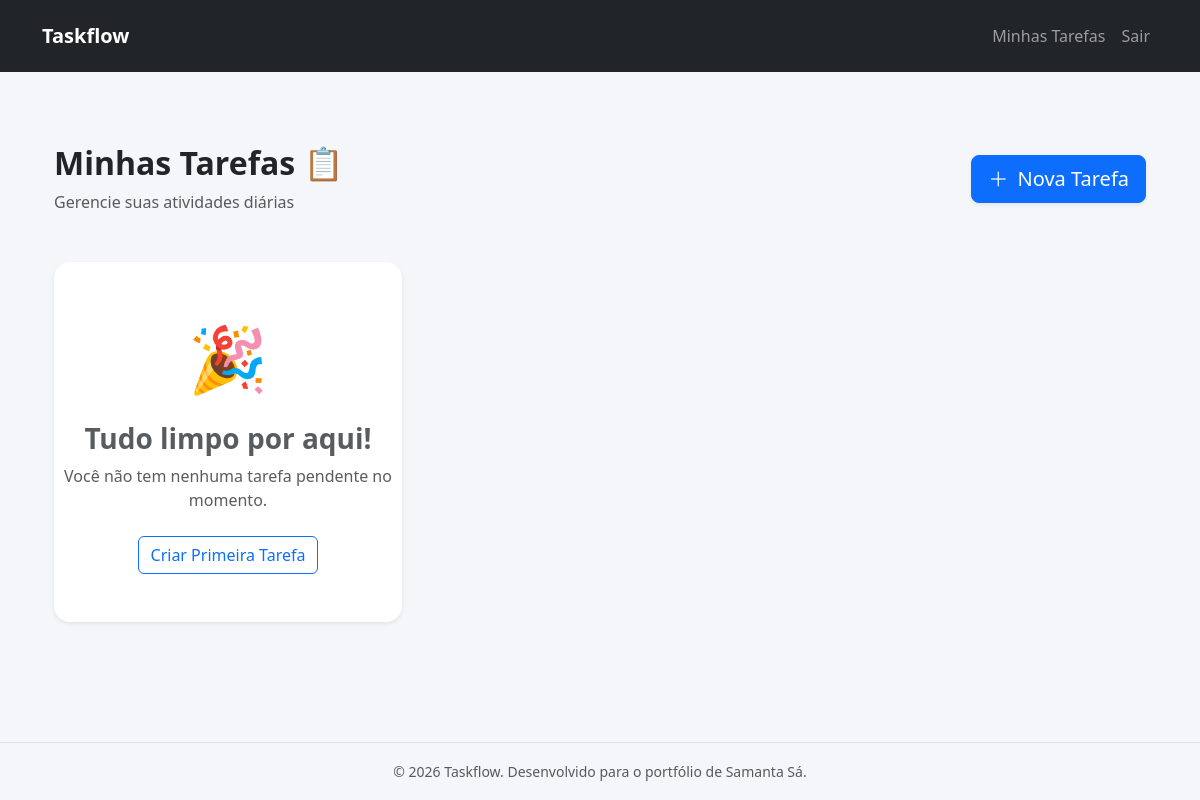
Before: /tasks/ (signed in) with the older database file.
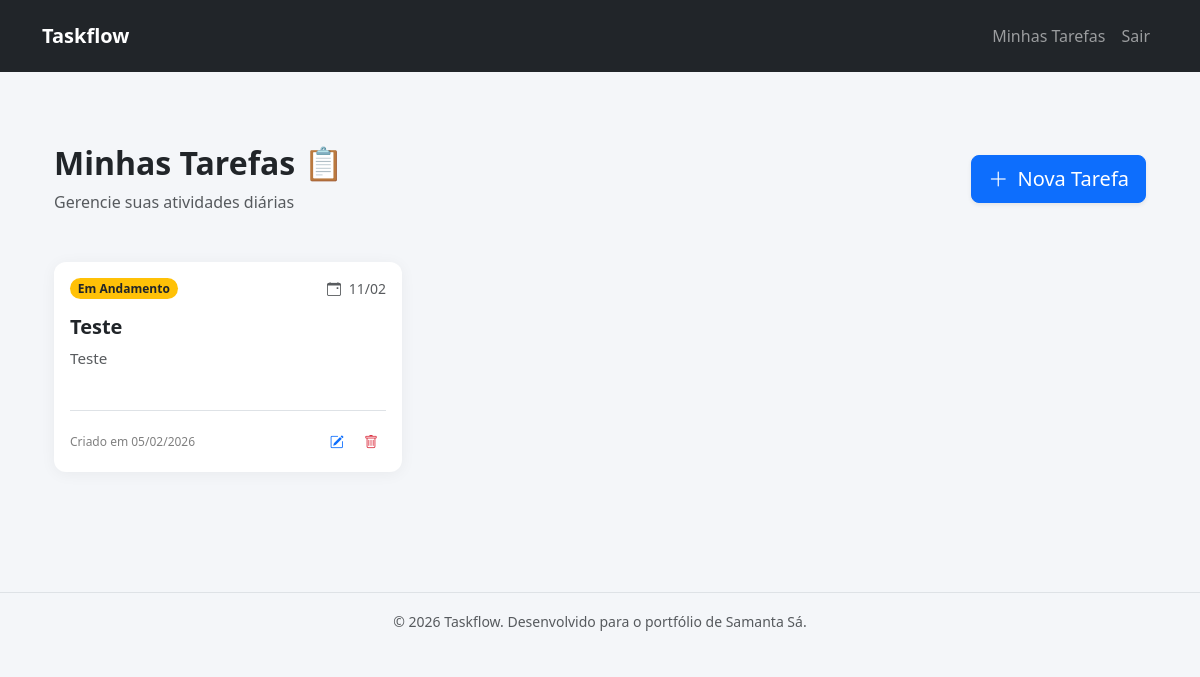
After: the same page with the newer database file.
### tasks/models.py (models this page shows, shortened)
class Task(models.Model):
    STATUS_PENDING = 'PENDENTE'
    STATUS_IN_PROGRESS = 'EM_ANDAMENTO'
    STATUS_COMPLETED = 'COMPLETOpython manage.py makemigrations'
    STATUS_CHOICES = [
        (STATUS_PENDING, 'Pendente'),
        (STATUS_IN_PROGRESS, 'Em Andamento'),
        (STATUS_COMPLETED, 'Completo'),
    ]
    title = models.CharField(max_length=255)
    description = models.TextField(blank=True)
    status = models.CharField(
        max_length=50,
        choices=STATUS_CHOICES,
        default=STATUS_PENDING
    )
    due_date = models.DateField(null=True, blank=True)
    created_at = models.DateTimeField(auto_now_add=True)
    updated_at = models.DateTimeField(auto_now=True)
    user = models.ForeignKey(
        User,
        on_delete=models.CASCADE,
        related_name='tasks'
    )
    class Meta:
        ordering = ['-created_at']

### tasks/views.py (the view)
# urls.py: path('', views.task_list, name='task_list'),
@login_required
def task_list(request):
    tasks = Task.objects.filter(user=request.user)
    return render(request, 'tasks/task_list.html', {'tasks': tasks})

### templates/tasks/task_list.html
{% extends 'base.html' %}
{% block content %}
<div class="container py-5">
    <div class="d-flex justify-content-between align-items-center mb-5">
        <div>
            <h2 class="fw-bold text-dark">Minhas Tarefas 📋</h2>
            <p class="text-muted m-0">Gerencie suas atividades diárias</p>
        </div>
        <a href="{% url 'task_create' %}" class="btn btn-primary btn-lg shadow-sm">
            <i class="bi bi-plus-lg me-1"></i> Nova Tarefa
        </a>
    </div>
    <div class="row row-cols-1 row-cols-md-2 row-cols-lg-3 g-4">
        {% for task in tasks %}
        <div class="col">
            <div class="card h-100 task-card border-0"> <div class="card-body d-flex flex-column">
                    <div class="d-flex justify-content-between align-items-start mb-3">
                        <span class="badge rounded-pill
                            {% if task.status == 'concluida' %}bg-success
                            {% elif task.status == 'em_andamento' %}bg-info text-dark
                            {% else %}bg-warning text-dark{% endif %}">
                            {{ task.get_status_display }}
                        </span>
                        {% if task.due_date %}
                        <small class="text-muted" title="Prazo Final">
                            <i class="bi bi-calendar-event me-1"></i> {{ task.due_date|date:"d/m" }}
                        </small>
                        {% endif %}
                    </div>
                    <h5 class="card-title fw-bold text-truncate">{{ task.title }}</h5>
                    <p class="card-text text-muted flex-grow-1" style="font-size: 0.95rem;">
                        {{ task.description|default:"Sem descrição adicional."|truncatewords:15 }}
                    </p>
                    <div class="d-flex justify-content-between align-items-center mt-4 pt-3 border-top">
                        <small class="text-black-50" style="font-size: 0.75rem;">
                            Criado em {{ task.created_at|date:"d/m/Y" }}
                        </small>
                        <div>
                            <a href="{% url 'task_update' task.pk %}" class="btn btn-sm btn-outline-primary border-0" title="Editar">
                                <i class="bi bi-pencil-square"></i>
                            </a>
                            <button type="button" class="btn btn-sm btn-outline-danger border-0 btn-delete" data-url="{% url 'task_delete' task.pk %}" title="Excluir">
                                <i class="bi bi-trash"></i>
                            </button>
                        </div>
                    </div>
                </div>
            </div>
        </div>
        {% empty %}
        <div class="col-12">
            <div class="text-center py-5 bg-white rounded-4 shadow-sm">
                <div class="mb-3">
                    <span style="font-size: 4rem;">🎉</span>
                </div>
                <h3 class="fw-bold text-muted">Tudo limpo por aqui!</h3>
                <p class="text-muted mb-4">Você não tem nenhuma tarefa pendente no momento.</p>
                <a href="{% url 'task_create' %}" class="btn btn-outline-primary">
                    Criar Primeira Tarefa
                </a>
            </div>
        </div>
        {% endfor %}
    </div>
</div>
{% endblock %}

Changed rows visible on the page:
added Task: status "Em Andamento", due_date "11/02", title "Teste", description "Teste", created_at "05/02/2026"
Other visible differences:
text no longer shown: "🎉 Tudo limpo por aqui! Você não tem nenhuma tarefa pendente no momento. Criar Primeira Tarefa"
